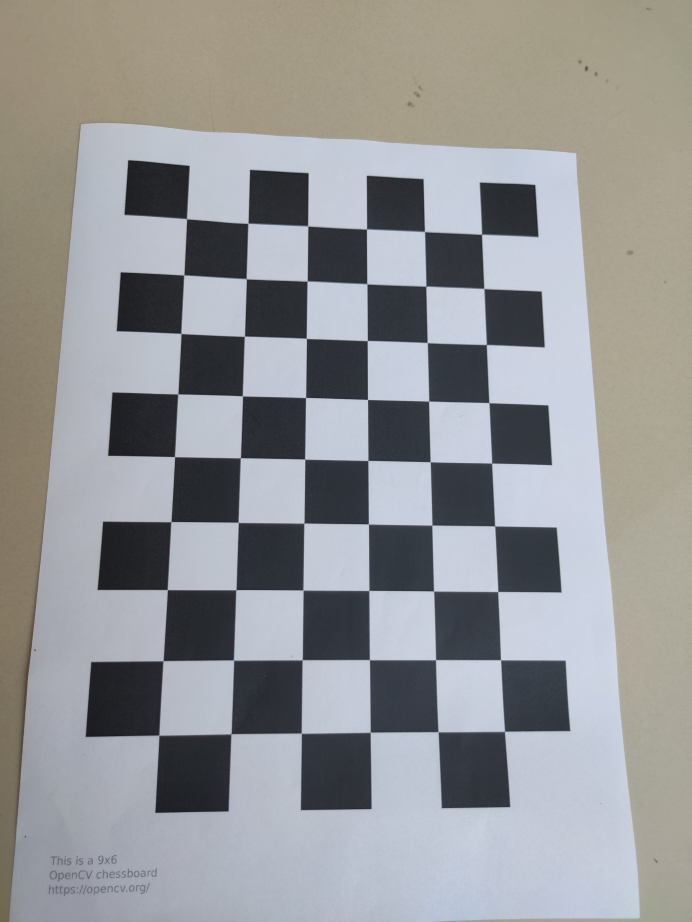
#> input picture test_img.jpg, 3456 x 4608 px (shown at 1/5 size)
$ python test.py
#> lines starting #> are read from the running program, lines starting #| are printed output that depends on the picture
import cv2 as cv
from os import path
# import pickle

root_dir = path.abspath(
    path.join(path.dirname(path.abspath(__file__)), path.pardir))

# [22 lines of commented-out code are left out]

print(cv.useOptimized())
img = cv.imread(path.join(root_dir, "test_img.jpg"))
#> img is the input picture: shape (4608, 3456, 3); mean B, G, R 150.5, 149.1, 147.9
gray = cv.cvtColor(img, cv.COLOR_BGR2GRAY)
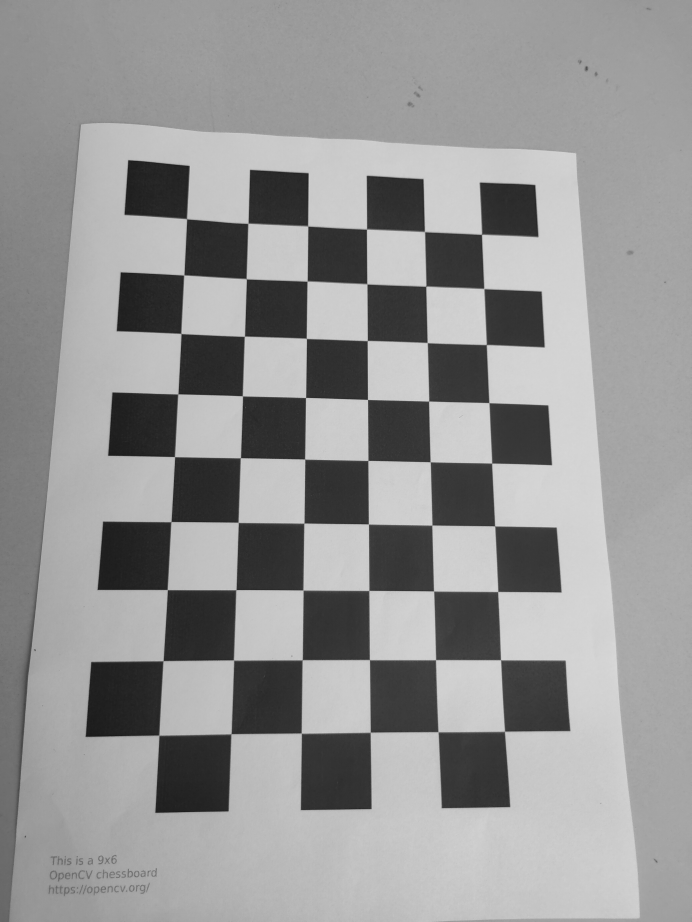
#> gray: shape (4608, 3456) (shown at 1/5 size); min 1, max 231, mean 148.9
edges = cv.Canny(gray, 100, 120)
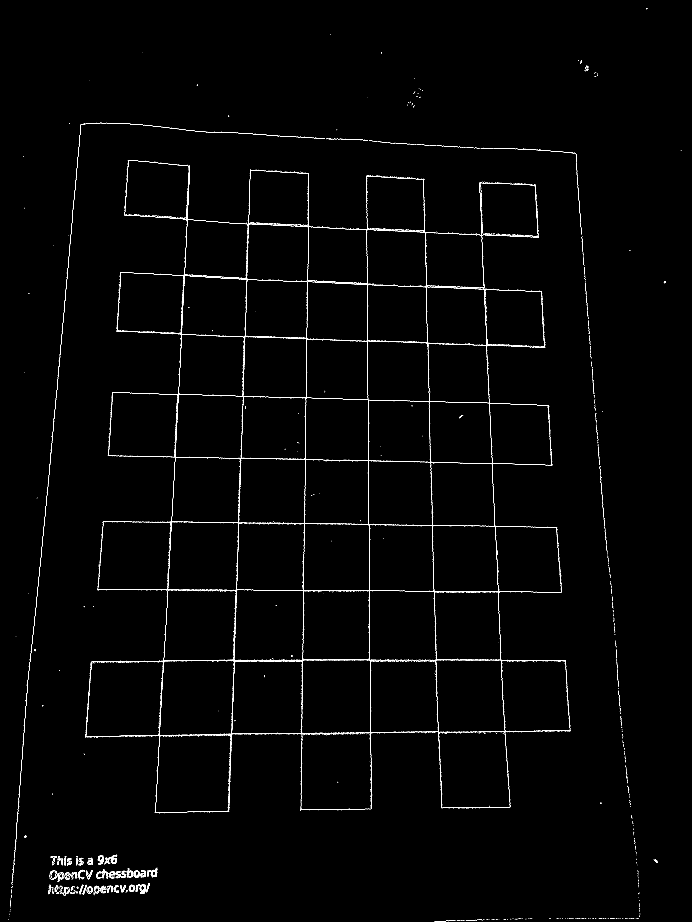
#> edges: shape (4608, 3456) (shown at 1/5 size); 0.52% white in thin lines or dots

cv.namedWindow("img", cv.WINDOW_NORMAL)
cv.resizeWindow("img", 1024, 700)
cv.imshow("img", edges)
cv.waitKey(0)
cv.destroyAllWindows()
